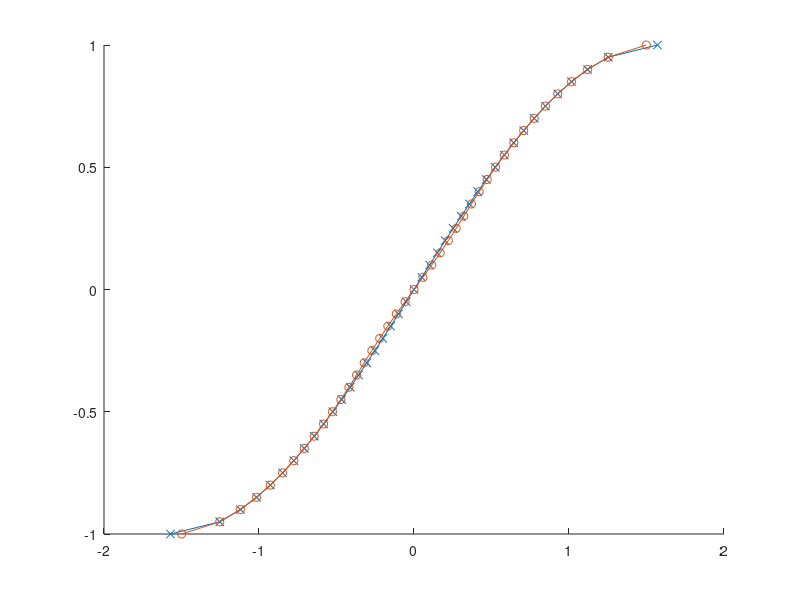
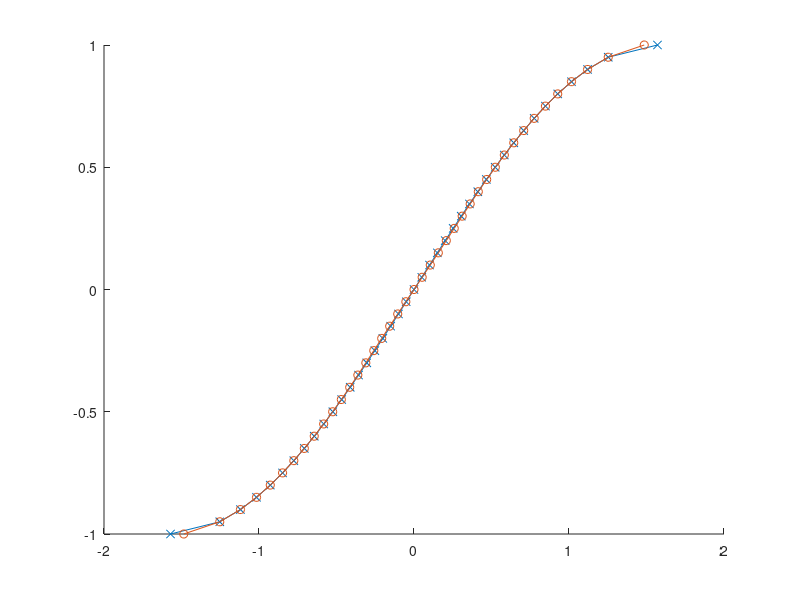
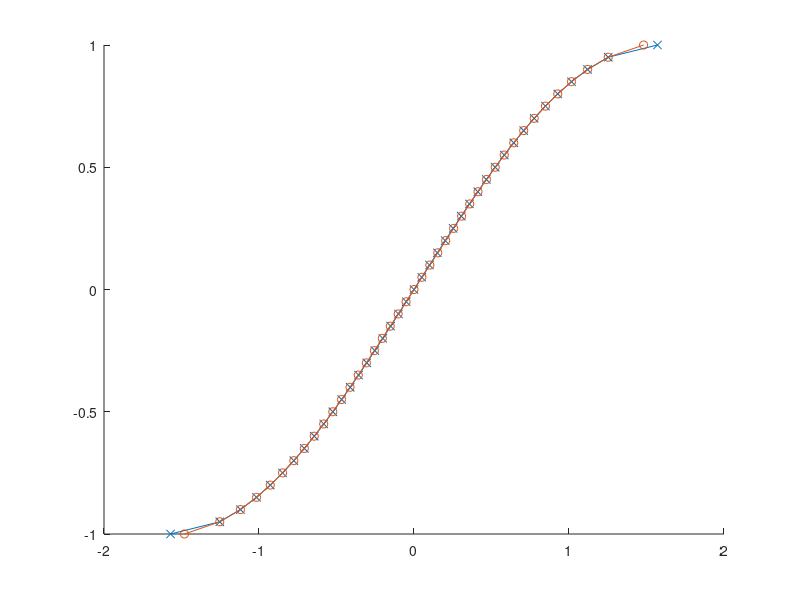
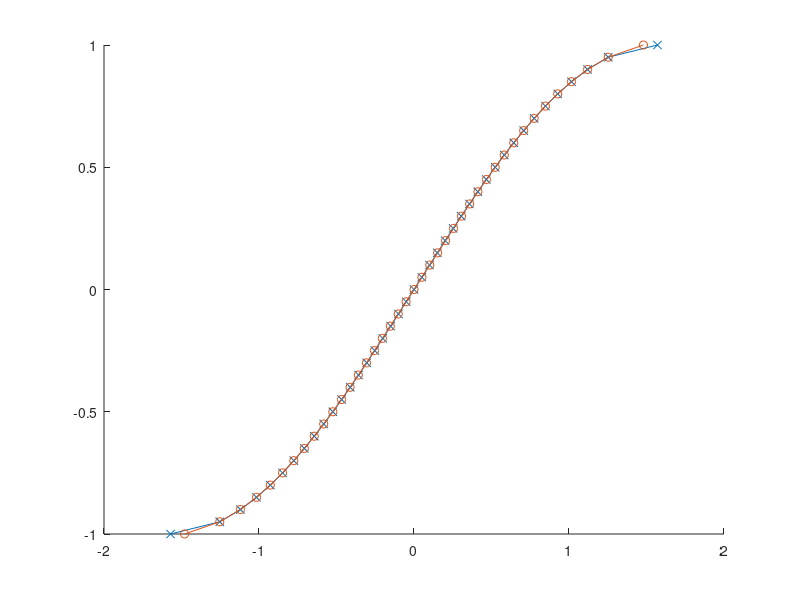

The MATLAB source for these figures, in order:
close all;

steps = [0.25, 0.025, 0.0025, 0.00025];
terror = zeros(length(steps), 1);
c = 0;
for sid = 1:length(steps)
    step = steps(sid);
    y0 = [-1:step:1]';
    x0 = asin(y0);
    h = @(x) sin(x);
    ystar = [-1:0.05:1]';
    
    n = 10;
    
    % train model
    R = cell(n,1);      x = cell(n, 1);
    phi = cell(n, 1);   error = zeros(n, 1);
    x{1} = repmat(c, length(x0), 1);
    error(1) = norm(x{1} - x0);
    for k=2:n
        dx = x0 - x{k-1};
        phi{k-1} = h(x{k-1});
        dphi = phi{k-1} - y0;
        R{k-1} = (dphi'*dphi)\(dphi'*dx);
        b{k-1} = mean(dx) - R{k-1} * mean(y0);
        x{k} = x{k-1} + R{k-1} * dphi;
        error(k) = norm(x{k} - x0);
    end
    
%     figure; hold on;
%     plot(x0, y0, '-x');
%     plot(x{n}, y0, '-o');
%     
%     figure; plot(error);
    
    % test it
    xstar = cell(n, 1);
    xstar{1} = repmat(c, length(ystar), 1);
    for k=2:n
        xstar{k} = xstar{k-1} + R{k-1} * (h(xstar{k-1}) - ystar) + b{k-1};
    end
    diffx = xstar{n} - asin(ystar);
    diffx = diffx(2:end-1);
    terror(sid) = sqrt((diffx'*diffx)/length(xstar))
    figure; hold on;
    plot(asin(ystar), ystar, '-x');
    plot(xstar{n}, ystar, '-o');
end

figure; plot(log(steps), terror, '-x');